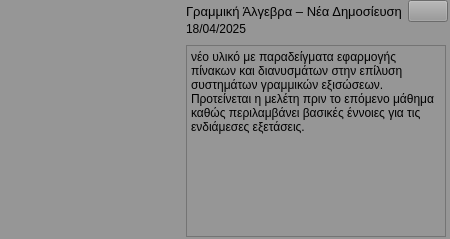
                      <widget class="QWidget" name="widget_40" native="true">
                       <property name="minimumSize">
                        <size>
                         <width>0</width>
                         <height>0</height>
                        </size>
                       </property>
                       <property name="maximumSize">
                        <size>
                         <width>16777215</width>
                         <height>16777215</height>
                        </size>
                       </property>
                       <property name="styleSheet">
                        <string notr="true">background-color: rgb(150, 150, 150);</string>
                       </property>
                       <layout class="QHBoxLayout" name="horizontalLayout_15">
                        <property name="spacing">
                         <number>7</number>
                        </property>
                        <property name="leftMargin">
                         <number>0</number>
                        </property>
                        <property name="topMargin">
                         <number>0</number>
                        </property>
                        <property name="rightMargin">
                         <number>0</number>
                        </property>
                        <property name="bottomMargin">
                         <number>0</number>
                        </property>
                        <item alignment="Qt::AlignLeft">
                         <widget class="QWidget" name="widget_41" native="true">
                          <layout class="QVBoxLayout" name="verticalLayout_34">
                           <property name="leftMargin">
                            <number>0</number>
                           </property>
                           <property name="topMargin">
                            <number>0</number>
                           </property>
                           <property name="rightMargin">
                            <number>0</number>
                           </property>
                           <property name="bottomMargin">
                            <number>0</number>
                           </property>
                           <item>
                            <widget class="QLabel" name="label_34">
                             <property name="minimumSize">
                              <size>
                               <width>170</width>
                               <height>100</height>
                              </size>
                             </property>
                             <property name="whatsThis">
                              <string>&lt;html&gt;&lt;head/&gt;&lt;body&gt;&lt;p&gt;&lt;img src=&quot;:/material_design/icons/material_design/unsplash_IyaNci0CyRk.png&quot;/&gt;&lt;/p&gt;&lt;/body&gt;&lt;/html&gt;</string>
                             </property>
                             <property name="styleSheet">
                              <string notr="true"/>
                             </property>
                             <property name="text">
                              <string/>
                             </property>
                             <property name="alignment">
                              <set>Qt::AlignCenter</set>
                             </property>
                            </widget>
                           </item>
                          </layout>
                         </widget>
                        </item>
                        <item>
                         <widget class="QWidget" name="widget_42" native="true">
                          <property name="minimumSize">
                           <size>
                            <width>0</width>
                            <height>0</height>
                           </size>
                          </property>
                          <layout class="QVBoxLayout" name="verticalLayout_35">
                           <property name="spacing">
                            <number>0</number>
                           </property>
                           <property name="topMargin">
                            <number>0</number>
                           </property>
                           <property name="rightMargin">
                            <number>2</number>
                           </property>
                           <property name="bottomMargin">
                            <number>0</number>
                           </property>
                           <item alignment="Qt::AlignTop">
                            <widget class="QWidget" name="widget_43" native="true">
                             <layout class="QGridLayout" name="gridLayout_8">
                              <property name="leftMargin">
                               <number>0</number>
                              </property>
                              <property name="topMargin">
                               <number>0</number>
                              </property>
                              <property name="rightMargin">
                               <number>0</number>
                              </property>
                              <property name="verticalSpacing">
                               <number>0</number>
                              </property>
                              <item row="0" column="2">
                               <widget class="QPushButton" name="pushButton_15">
                                <property name="sizePolicy">
                                 <sizepolicy hsizetype="Fixed" vsizetype="Fixed">
                                  <horstretch>0</horstretch>
                                  <verstretch>0</verstretch>
                                 </sizepolicy>
                                </property>
                                <property name="text">
                                 <string/>
                                </property>
                                <property name="icon">
                                 <iconset resource="../Qss/icons/_icons.qrc">
                                  <normaloff>:/feather/icons/feather/arrow-right.png</normaloff>:/feather/icons/feather/arrow-right.png</iconset>
                                </property>
                                <property name="autoDefault">
                                 <bool>false</bool>
                                </property>
                               </widget>
                              </item>
                              <item row="1" column="0">
                               <widget class="QLabel" name="label_35">
                                <property name="text">
                                 <string>18/04/2025</string>
                                </property>
                               </widget>
                              </item>
                              <item row="0" column="0" colspan="2">
                               <widget class="QLabel" name="label_36">
                                <property name="font">
                                 <font>
                                  <pointsize>10</pointsize>
                                  <italic>false</italic>
                                  <bold>false</bold>
                                  <underline>false</underline>
                                  <strikeout>false</strikeout>
                                  <kerning>true</kerning>
                                 </font>
                                </property>
                                <property name="text">
                                 <string>Γραμμική Άλγεβρα – Νέα Δημοσίευση</string>
                                </property>
                                <property name="textFormat">
                                 <enum>Qt::AutoText</enum>
                                </property>
                                <property name="scaledContents">
                                 <bool>false</bool>
                                </property>
                                <property name="wordWrap">
                                 <bool>false</bool>
                                </property>
                               </widget>
                              </item>
                             </layout>
                            </widget>
                           </item>
                           <item>
                            <widget class="QWidget" name="widget_44" native="true">
                             <layout class="QVBoxLayout" name="verticalLayout_36">
                              <property name="spacing">
                               <number>0</number>
                              </property>
                              <property name="leftMargin">
                               <number>0</number>
                              </property>
                              <property name="topMargin">
                               <number>0</number>
                              </property>
                              <property name="rightMargin">
                               <number>2</number>
                              </property>
                              <property name="bottomMargin">
                               <number>2</number>
                              </property>
                              <item>
                               <widget class="QTextBrowser" name="textBrowser_8">
                                <property name="html">
                                 <string>&lt;!DOCTYPE HTML PUBLIC &quot;-//W3C//DTD HTML 4.0//EN&quot; &quot;http://www.w3.org/TR/REC-html40/strict.dtd&quot;&gt;
&lt;html&gt;&lt;head&gt;&lt;meta name=&quot;qrichtext&quot; content=&quot;1&quot; /&gt;&lt;meta charset=&quot;utf-8&quot; /&gt;&lt;style type=&quot;text/css&quot;&gt;
p, li { white-space: pre-wrap; }
hr { height: 1px; border-width: 0; }
li.unchecked::marker { content: &quot;\2610&quot;; }
li.checked::marker { content: &quot;\2612&quot;; }
&lt;/style&gt;&lt;/head&gt;&lt;body style=&quot; font-family:'Sans Serif'; font-size:9pt; font-weight:400; font-style:normal;&quot;&gt;
&lt;p style=&quot; margin-top:0px; margin-bottom:0px; margin-left:0px; margin-right:0px; -qt-block-indent:0; text-indent:0px;&quot;&gt;&lt;span style=&quot; font-family:'MS Shell Dlg 2';&quot;&gt;νέο υλικό με παραδείγματα εφαρμογής πίνακων και διανυσμάτων στην επίλυση συστημάτων γραμμικών εξισώσεων. Προτείνεται η μελέτη πριν το επόμενο μάθημα καθώς περιλαμβάνει βασικές έννοιες για τις ενδιάμεσες εξετάσεις.&lt;/span&gt;&lt;/p&gt;&lt;/body&gt;&lt;/html&gt;</string>
                                </property>
                               </widget>
                              </item>
                             </layout>
                            </widget>
                           </item>
                          </layout>
                         </widget>
                        </item>
                       </layout>
                      </widget>
